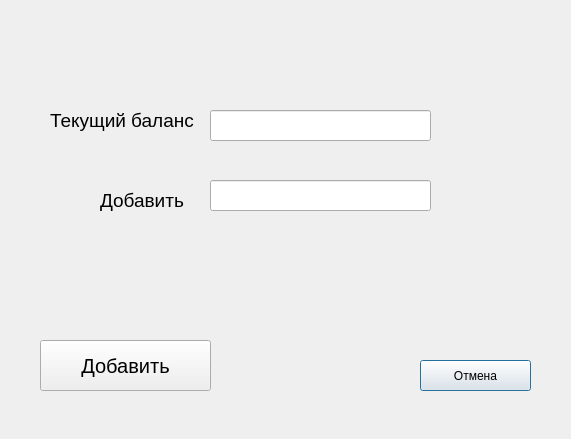
<?xml version="1.0" encoding="UTF-8"?>
<ui version="4.0">
 <class>Add_money_window</class>
 <widget class="QDialog" name="Add_money_window">
  <property name="geometry">
   <rect>
    <x>0</x>
    <y>0</y>
    <width>571</width>
    <height>439</height>
   </rect>
  </property>
  <property name="windowTitle">
   <string>Dialog</string>
  </property>
  <widget class="QLineEdit" name="Current_money_line">
   <property name="geometry">
    <rect>
     <x>210</x>
     <y>110</y>
     <width>221</width>
     <height>31</height>
    </rect>
   </property>
   <property name="readOnly">
    <bool>true</bool>
   </property>
  </widget>
  <widget class="QPushButton" name="Cancel_button">
   <property name="geometry">
    <rect>
     <x>420</x>
     <y>360</y>
     <width>111</width>
     <height>31</height>
    </rect>
   </property>
   <property name="text">
    <string>Отмена</string>
   </property>
  </widget>
  <widget class="QPushButton" name="Add_money_button">
   <property name="geometry">
    <rect>
     <x>40</x>
     <y>340</y>
     <width>171</width>
     <height>51</height>
    </rect>
   </property>
   <property name="font">
    <font>
     <pointsize>15</pointsize>
    </font>
   </property>
   <property name="text">
    <string>Добавить</string>
   </property>
  </widget>
  <widget class="QLabel" name="label">
   <property name="geometry">
    <rect>
     <x>50</x>
     <y>110</y>
     <width>151</width>
     <height>21</height>
    </rect>
   </property>
   <property name="font">
    <font>
     <pointsize>14</pointsize>
    </font>
   </property>
   <property name="text">
    <string>Текущий баланс</string>
   </property>
  </widget>
  <widget class="QLabel" name="label_2">
   <property name="geometry">
    <rect>
     <x>100</x>
     <y>190</y>
     <width>91</width>
     <height>21</height>
    </rect>
   </property>
   <property name="font">
    <font>
     <pointsize>14</pointsize>
    </font>
   </property>
   <property name="text">
    <string>Добавить</string>
   </property>
  </widget>
  <widget class="QLineEdit" name="Add_money_line">
   <property name="geometry">
    <rect>
     <x>210</x>
     <y>180</y>
     <width>221</width>
     <height>31</height>
    </rect>
   </property>
   <property name="maxLength">
    <number>11</number>
   </property>
  </widget>
 </widget>
 <resources/>
 <connections/>
</ui>
